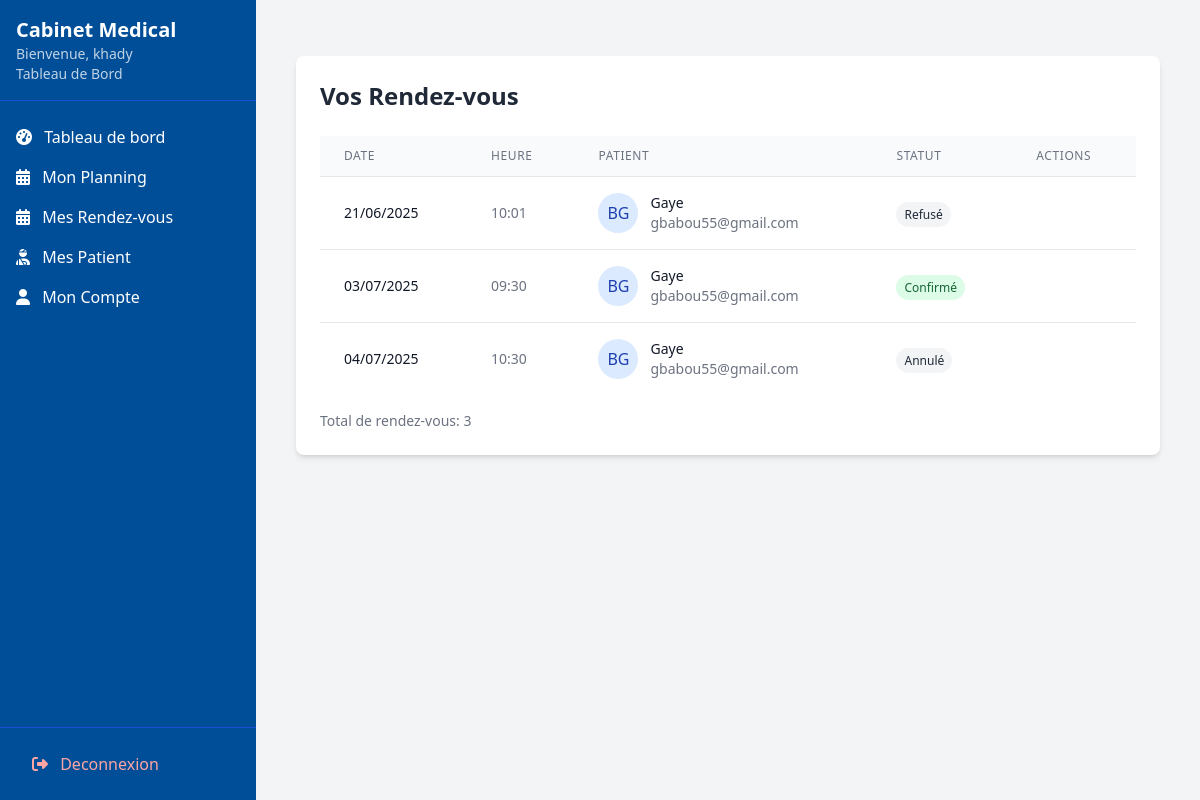
Page /liste-rendezvous-medecin/ (signed in) on the committed database.
### utilisateurs/models.py (models this page shows, shortened)
class User(AbstractUser):
    username = None
    email = models.EmailField('email address', unique=True)
    nom = models.CharField(max_length=100)
    prenom = models.CharField(max_length=100)
    is_doctor_request = models.BooleanField(default=False)
    role = models.CharField(
        max_length=20,
        choices=[('patient', 'Patient'), ('docteur', 'Docteur'), ('admin', 'Administrateur')],
        default='patient'
    )
    telephone = models.CharField(max_length=20, blank=True, null=True)
    date_naiss = models.DateField(null=True, blank=True)
    adresse = models.TextField(blank=True)
    genre = models.CharField(max_length=1, choices=[('M', 'Masculin'), ('F', 'Féminin'), ('O', 'Autre')], blank=True)
    verification_code = models.CharField(max_length=6, null=True, blank=True)
    code_expires_at = models.DateTimeField(null=True, blank=True)  #  pour expiration
    USERNAME_FIELD = 'email'
    REQUIRED_FIELDS = ['nom', 'prenom']
    objects = UserManager()
    class Meta:
        db_table = 'utilisateurs_user'
    @property
    def docteur(self):
        return self.docteur_profile
    @property
    def patient(self):
        """Propriete pour acceder au profil patient"""
        return self.patient_profile
    def get_initials(self):
        return f"{self.prenom[0]}{self.nom[0]}".upper()

class Patient(models.Model):
    user = models.OneToOneField(User, on_delete=models.CASCADE, related_name='patient_profile')
    docteur_principal = models.ForeignKey(Docteur, on_delete=models.SET_NULL,
                                        null=True, blank=True,
                                        related_name='patients')
    groupe_sanguin = models.CharField(max_length=10, blank=True)
    taille = models.DecimalField(max_digits=5, decimal_places=2, blank=True, null=True)
    poids = models.DecimalField(max_digits=5, decimal_places=2, blank=True, null=True)
    allergies = models.TextField(blank=True)
    antecedents = models.TextField(blank=True)
    user = models.OneToOneField(User, on_delete=models.CASCADE, related_name='patient_profile' )
    groupe_sanguin = models.CharField(max_length=10, blank=True)
    taille = models.DecimalField(max_digits=5, decimal_places=2, blank=True, null=True)
    poids = models.DecimalField(max_digits=5, decimal_places=2, blank=True, null=True)
    allergies = models.TextField(blank=True)
    antecedents = models.TextField(blank=True)

### rendez_vous/models.py (models this page shows, shortened)
class RendezVous(models.Model):
    STATUT_CHOICES = [
        ('en_attente', 'En attente'),
        ('confirme', 'Confirmé'),
        ('refuse', 'Refusé'),
        ('annule', 'Annulé')
    ]
    docteur = models.ForeignKey(Docteur, on_delete=models.CASCADE, related_name='rendez_vous')
    patient = models.ForeignKey(Patient, on_delete=models.CASCADE, related_name='rendez_vous')
    titre = models.CharField(max_length=255)
    creneau = models.ForeignKey('CreneauHoraire', on_delete=models.CASCADE, null=True, blank=True)
    date = models.DateField()  #  conserver pour compatibilite
    heure = models.TimeField()  # conserver pour compatibilite
    statut = models.CharField(
        max_length=20,
        choices=STATUT_CHOICES,
        default='en_attente'
    )
    lieu = models.CharField(max_length=255, verbose_name="Lieu du rendez-vous")
    STATUT_CHOICES = [
        ('en_attente', 'En attente'),
        ('confirme', 'Confirmé'),
        ('refuse', 'Refusé'),
        ('annule', 'Annulé')
    ]
    docteur = models.ForeignKey(Docteur, on_delete=models.CASCADE, related_name='rendez_vous')
    patient = models.ForeignKey(Patient, on_delete=models.CASCADE, related_name='rendez_vous')
    titre = models.CharField(max_length=255)
    date = models.DateField()
    heure = models.TimeField()
    statut = models.CharField(
        max_length=20,
        choices=STATUT_CHOICES,
        default='en_attente'
    )
    lieu = models.CharField(max_length=255, verbose_name="Lieu du rendez-vous")
    class Meta:
        ordering = ['date', 'heure']
        verbose_name_plural = "Rendez-vous"

### rendez_vous/views.py (the view)
# urls.py: path('liste-rendezvous-medecin/', liste_rendezvous_docteur, name='liste_rendezvous_docteur'),
@login_required
def liste_rendezvous_docteur(request):
    if not hasattr(request.user, 'docteur'):
        return redirect('index')
    rdvs = RendezVous.objects.filter(
        docteur=request.user.docteur
    ).select_related('patient__user').order_by('date', 'heure')
    statut = request.GET.get('statut')
    if statut in dict(RendezVous.STATUT_CHOICES).keys():
        rdvs = rdvs.filter(statut=statut)
    return render(request, 'rendezvous/liste_medecin.html', {
        'rdvs': rdvs,
        'statut_choices': RendezVous.STATUT_CHOICES
    })

### templates/rendezvous/liste_medecin.html (shortened to what this page needs)
{% extends 'base_dashboard.html' %}
{% load static %}
{% block content %}
<div class="container mx-auto px-4 py-8">
    <div class="bg-white rounded-lg shadow-md p-6">
        <h2 class="text-2xl font-bold text-gray-800 mb-6">Vos Rendez-vous</h2>
        <div class="overflow-x-auto">
            <table class="min-w-full divide-y divide-gray-200">
                <thead class="bg-gray-50">
                    <tr>
                        <th class="px-6 py-3 text-left text-xs font-medium text-gray-500 uppercase tracking-wider">Date</th>
                        <th class="px-6 py-3 text-left text-xs font-medium text-gray-500 uppercase tracking-wider">Heure</th>
                        <th class="px-6 py-3 text-left text-xs font-medium text-gray-500 uppercase tracking-wider">Patient</th>
                        <th class="px-6 py-3 text-left text-xs font-medium text-gray-500 uppercase tracking-wider">Statut</th>
                        <th class="px-6 py-3 text-left text-xs font-medium text-gray-500 uppercase tracking-wider">Actions</th>
                    </tr>
                </thead>
                <tbody class="bg-white divide-y divide-gray-200">
                    {% for rdv in rdvs %}
                    <tr class="hover:bg-gray-50 transition-colors">
                        <td class="px-6 py-4 whitespace-nowrap text-sm text-gray-900">
                            {{ rdv.date|date:"d/m/Y" }}
                        </td>
                        <td class="px-6 py-4 whitespace-nowrap text-sm text-gray-500">
                            {{ rdv.heure|time:"H:i" }}
                        </td>
                        <td class="px-6 py-4 whitespace-nowrap">
                            <div class="flex items-center">
                                <div class="flex-shrink-0 h-10 w-10 rounded-full bg-blue-100 flex items-center justify-center mr-3">
                                    <span class="text-blue-800">{{ rdv.patient.user.get_initials }}</span>
                                </div>
                                <div>
                                    <div class="text-sm font-medium text-gray-900">{{ rdv.patient.user.nom }}</div>
                                    <div class="text-sm text-gray-500">{{ rdv.patient.user.email }}</div>
                                </div>
                            </div>
                        </td>
                        <td class="px-6 py-4 whitespace-nowrap">
                            <span class="px-2 py-1 text-xs rounded-full
                                {% if rdv.statut == 'confirme' %}bg-green-100 text-green-800
                                {% elif rdv.statut == 'en_attente' %}bg-yellow-100 text-yellow-800
                                {% else %}bg-gray-100 text-gray-800{% endif %}">
                                {{ rdv.get_statut_display }}
                            </span>
                        </td>
                        <td class="px-6 py-4 whitespace-nowrap text-sm text-gray-500">
                        </td>
                    </tr>
                    {% endfor %}
                </tbody>
            </table>
        </div>
        {% if rdvs %}
        <div class="mt-4 text-sm text-gray-500">
            Total de rendez-vous: <span class="font-medium">{{ rdvs|length }}</span>
        </div>
        {% endif %}
    </div>
</div>
{% endblock %}

### templates/base_dashboard.html (shortened to what this page needs)
<!DOCTYPE html>
<html lang="fr">
<head>
    <script src="https://cdn.tailwindcss.com"></script>
    <link rel="stylesheet" href="https://cdnjs.cloudflare.com/ajax/libs/font-awesome/6.4.0/css/all.min.css">
</head>
<body class="bg-gray-100 font-sans">
    <div class="flex h-screen">
        <div class="sidebar w-64 bg-[#004e98] text-white fixed h-full">
            <div class="p-4 border-b border-blue-700">
                <a href="{% url "index" %}"><h1 class="text-xl font-bold">Cabinet Medical</h1></a>
                <p class="text-sm opacity-75">Bienvenue, {{ request.user.prenom }}</p>
                <p class="text-sm opacity-75">Tableau de Bord</p>
            </div>
            <nav class="mt-4">
                {% if request.user.role == 'admin' %}
                  <div class="space-y-1">
                      <a href="{% url "admed_dashboard" %}" class="block py-2 px-4 hover:bg-blue-700">
                          <i class="fas fa-tachometer-alt mr-2"></i> Tableau de bord
                      </a>
                      <a href="{% url "admin_docteurs_list" %}" class="block py-2 px-4 hover:bg-blue-700">
                          <i class="fas fa-user-md mr-2"></i> Medecins
                      </a>
                      <a href="{% url "admin_patients_list" %}" class="block py-2 px-4 hover:bg-blue-700">
                          <i class="fas fa-user-injured mr-2"></i> Patients
                      </a>
                      <a href="{% url "admin_specialites" %}" class="block py-2 px-4 hover:bg-blue-700">
                         <i class="fas fa-stethoscope mr-2"></i> Specialites
                        </a>
                      <a href="{% url "admin_supervision_rdv" %}" class="block py-2 px-4 hover:bg-blue-700">
                        <i class="fas fa-calendar-check mr-2"></i> Supervision RDV
                        </a>
                     <a href="{% url "admin_profile" %}" class="block py-2 px-4 hover:bg-blue-700">
                        <i class="fas fa-user mr-2"></i> Mon Compte
                    </a>
                  </div>
                {% elif request.user.role == 'docteur' %}
                     <a href="{% url "docteur_dashboard" %}" class="block py-2 px-4 hover:bg-blue-700">
                          <i class="fas fa-tachometer-alt mr-2"></i> Tableau de bord
                      </a>
                    <a href="{% url "planning_docteur" %}" class="block py-2 px-4 hover:bg-blue-700">
                        <i class="fas fa-calendar-alt mr-2"></i> Mon Planning
                    </a>
                    <a href="{% url "liste_rendezvous_docteur" %}" class="block py-2 px-4 hover:bg-blue-700">
                        <i class="fas fa-calendar-alt mr-2"></i> Mes Rendez-vous
                    </a>
                    <a href="{% url "docteur_patients_list" %}" class="block py-2 px-4 hover:bg-blue-700">
                        <i class="fas fa-user-injured mr-2"></i> Mes Patient
                    </a>
                    <a href="{% url "docteur_profile" %}" class="block py-2 px-4 hover:bg-blue-700">
                        <i class="fas fa-user mr-2"></i> Mon Compte
                    </a>
                {% endif %}
                <div class="absolute bottom-0 w-full p-4 border-t border-blue-700">
                    <a href="{% url 'logout' %}" class="block py-2 px-4 text-red-300 hover:bg-blue-700 rounded">
                        <i class="fas fa-sign-out-alt mr-2"></i> Deconnexion
                    </a>
                </div>
            </nav>
        </div>
        <div class="flex-1 ml-64">
            <main class="p-6">
                {% block content %}
                {% endblock %}
            </main>
        </div>
    </div>
</body>
</html>

### templates/base_dashboard.html (style rules this page uses)
.sidebar { transition: all 0.3s; }

### rows in the picture
User: user.prenom "khady"
RendezVous: date "21/06/2025", heure "10:01", patient.user.get_initials "BG", patient.user.nom "Gaye", patient.user.email "gbabou55@gmail.com", statut "Refusé"
RendezVous: date "03/07/2025", heure "09:30", patient.user.get_initials "BG", patient.user.nom "Gaye", patient.user.email "gbabou55@gmail.com", statut "Confirmé"
RendezVous: date "04/07/2025", heure "10:30", patient.user.get_initials "BG", patient.user.nom "Gaye", patient.user.email "gbabou55@gmail.com", statut "Annulé"

### other values in the picture
{{ rdvs|length }} "3"
